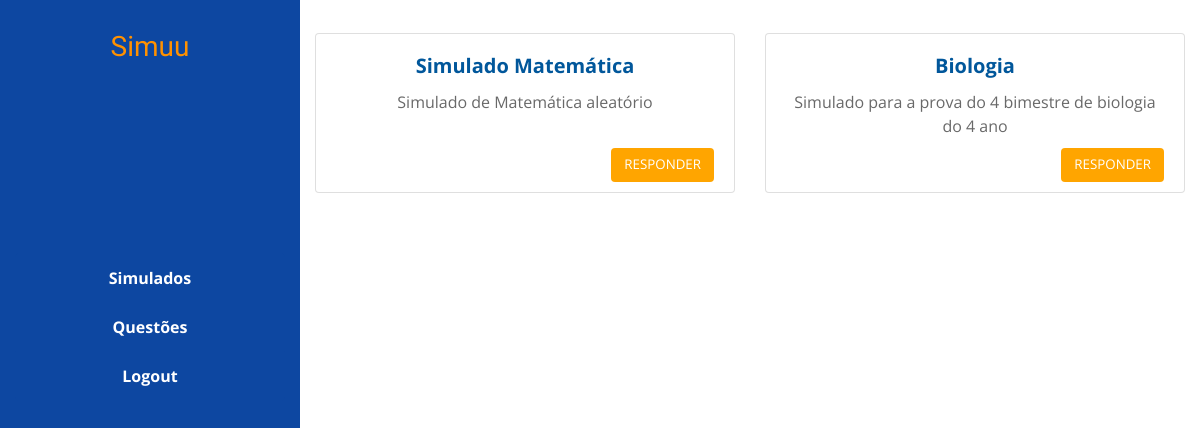
The page /simuu/ (signed in) on the database its author committed.
### simuu/models.py (models this page shows, shortened)
class Simulado(models.Model):
    titulo = models.CharField(max_length=200)
    descricao = models.TextField()
    autor = models.ForeignKey(User,on_delete=models.CASCADE)
    class Meta:
        verbose_name_plural = "simulados"

### simuu/views.py (the view)
# urls.py: path('', views.ListarSimulados.as_view(), name='listarSimulados'),
class ListarSimulados(generic.ListView):
    model = Simulado
    context_object_name = 'simulados'
    template_name = 'simuu/listarSimulados.html'

### simuu/templates/simuu/listarSimulados.html
{% extends 'simuu/base.html' %}
{% block conteudo %}
    <div class="row row-eq-height mt-4">
        {% for sim in simulados %}
        <div class="col-md-6 col-sm-12 form-group pb-2">
            <div class="card mb-3 text-center">
                <div class="card-body">
                  <h5 class="card-title">{{sim.titulo}}</h5>
                  <p class="card-text">{{sim.descricao}}</p>
                  <a href="{% url 'simuu:responderSimulado' sim.id %}" class="btn responderSimulado float-right">RESPONDER</a>
                </div>
            </div>
        </div>
        {% endfor %}
    </div>
{% endblock %}

### static/simuu/css/main.css (style rules this page uses)
* { font-family: 'Open Sans', sans-serif; font-size: 12pt; }
h5 { color: #01579B; font-weight: bold; }
body { min-height: 100vh; display: flex; flex-wrap: wrap; }
.card { background-color: white; height: 95%; padding-bottom: 10px; }
.card-body { position: relative; }
.responderSimulado { font-size: 10pt; background-color: orange; color: white; position: absolute; bottom: 0px; right: 20px; transition: all 0.5s; }
p { color: dimgray; }
.row-eq-height { display: -webkit-box; display: -webkit-flex; display: -ms-flexbox; display: flex; }

### rows shown on the page
Simulado: titulo "Simulado Matemática", descricao "Simulado de Matemática aleatório"
Simulado: titulo "Biologia", descricao "Simulado para a prova do 4 bimestre de biologia do 4 ano"
